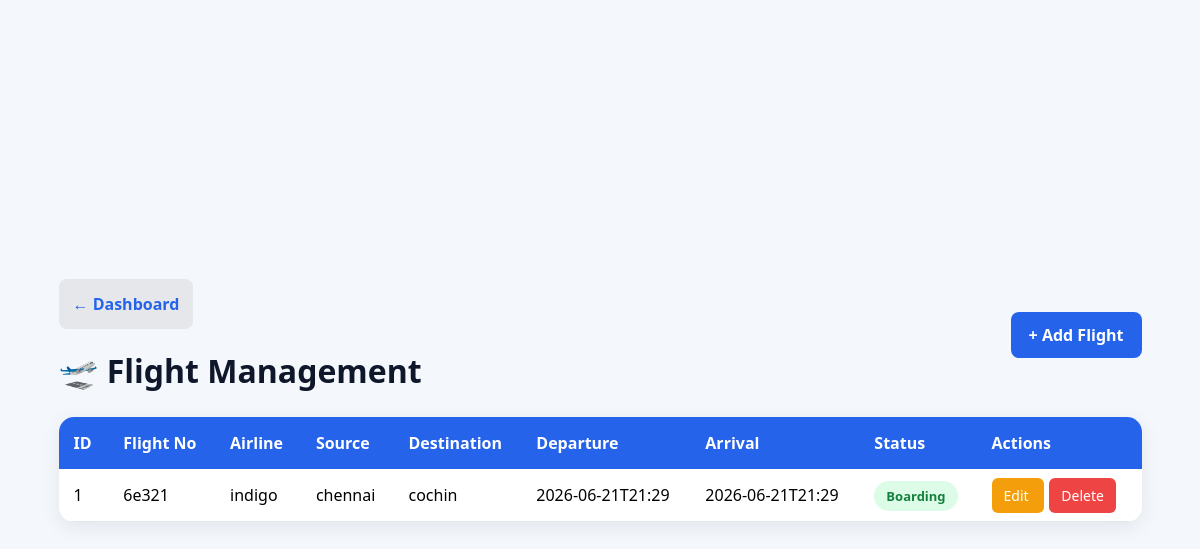
The page /flights on the database its author committed.
### tables this page shows
CREATE TABLE flights(
    id INTEGER PRIMARY KEY AUTOINCREMENT,
    flight_no TEXT NOT NULL UNIQUE,
    airline_name TEXT NOT NULL,
    source TEXT NOT NULL,
    destination TEXT NOT NULL,
    departure_time TEXT NOT NULL,
    arrival_time TEXT NOT NULL,
    status TEXT DEFAULT 'Scheduled'
);

### routes/flight_routes.py (the view)
@flight_bp.route('/flights')
def flights():
    conn = get_connection()
    cur = conn.cursor()
    cur.execute("SELECT * FROM flights")
    flights = cur.fetchall()
    cur.close()
    conn.close()
    return render_template(
        'flights/flight_list.html',
        flights=flights
    )

### utils/db.py (called while the page is built)
def get_connection():
    conn = sqlite3.connect("airline_security.db")
    conn.row_factory = sqlite3.Row
    return conn

### templates/flights/flight_list.html (shortened to what this page needs)
<!DOCTYPE html>
<html lang="en">
<head>
    <link rel="stylesheet"
          href="{{ url_for('static',
          filename='css/flights.css') }}">
</head>
<body>
<div class="container">
    <div class="header">
    <div class="header-left">
        <a href="/dashboard" class="back-btn">
            ← Dashboard
        </a>
        <h1>🛫 Flight Management</h1>
    </div>
    <a href="/add-flight" class="btn">
        + Add Flight
    </a>
</div>
    <div class="table-container">
        <table>
            <thead>
                <tr>
                    <th>ID</th>
                    <th>Flight No</th>
                    <th>Airline</th>
                    <th>Source</th>
                    <th>Destination</th>
                    <th>Departure</th>
                    <th>Arrival</th>
                    <th>Status</th>
                    <th>Actions</th>
                </tr>
            </thead>
            <tbody>
                {% for flight in flights %}
                <tr>
                    <td>{{ flight['id'] }}</td>
                    <td>{{ flight['flight_no'] }}</td>
                    <td>{{ flight['airline_name'] }}</td>
                    <td>{{ flight['source'] }}</td>
                    <td>{{ flight['destination'] }}</td>
                    <td>{{ flight['departure_time'] }}</td>
                    <td>{{ flight['arrival_time'] }}</td>
                    <td>
                       <span class="status status-{{ flight['status']|lower }}">
                            {{ flight['status'] }}
                        </span>
                    </td>
                    <td>
                        <a href="/edit-flight/{{ flight['id'] }}"
                           class="action-btn edit">
                           Edit
                        </a>
                       <a href="/delete-flight/{{ flight['id'] }}"
                        class="action-btn delete"
                        onclick="return confirm('Are you sure you want to delete this flight?')">
                        Delete
                        </a>
                    </td>
                </tr>
                {% endfor %}
            </tbody>
        </table>
    </div>
</div>
</body>
</html>

### static/css/flights.css (style rules this page uses)
* { margin:0; padding:0; box-sizing:border-box; font-family:'Segoe UI',sans-serif; }
body { background:#f4f7fc; min-height:100vh; display:flex; justify-content:center; align-items:center; padding:30px; }
.back-btn { display:inline-block; margin-bottom:20px; text-decoration:none; color:#2563eb; font-weight:600; }
.back-btn { flex:1; text-align:center; background:#e5e7eb; color:#111827; padding:14px; border-radius:8px; text-decoration:none; font-weight:600; }
body { background:#f4f7fc; min-height:100vh; }
.container { width:95%; margin:30px auto; }
.header { display:flex; justify-content:space-between; align-items:center; margin-bottom:25px; }
.header h1 { color:#0f172a; }
.btn { background:#2563eb; color:white; text-decoration:none; padding:12px 18px; border-radius:8px; font-weight:600; transition:0.3s; }
.table-container { background:white; border-radius:15px; overflow:hidden; box-shadow:0 5px 20px rgba(0,0,0,0.08); }
table { width:100%; border-collapse:collapse; }
thead { background:#2563eb; color:white; }
th { padding:15px; text-align:left; }
td { padding:15px; border-bottom:1px solid #e5e7eb; }
.status { padding:6px 12px; border-radius:20px; font-size:13px; font-weight:600; }
.status-boarding { background:#dcfce7; color:#15803d; }
.action-btn { padding:8px 12px; border-radius:6px; text-decoration:none; color:white; font-size:14px; margin-right:5px; }
.edit { background:#f59e0b; }
.delete { background:#ef4444; }

### rows shown on the page
flights: id "1", flight_no "6e321", airline_name "indigo", source "chennai", destination "cochin", departure_time "2026-06-21T21:29", arrival_time "2026-06-21T21:29", status "Boarding"
